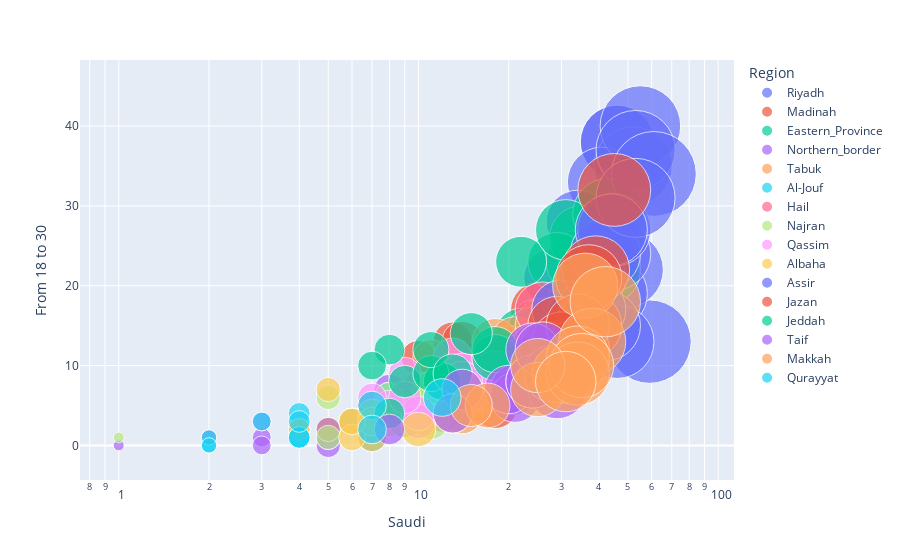

The notebook cell saved with this chart:
### Markdown cell above
### We note that the number of infections in the city of Riyadh among Saudis is (256 Saudis), and the largest percentage of infections is among those aged between 18-30, and their number is (149).
### We note that the number of infections in the city of Qurayyat among Saudis is (14 Saudis), and the percentage of those whose ages range between 18-30 and their number is (2).

### Code cell
# The following graphic was used to show us the city with the most cases in terms of nationality and those aged 18-30
fig =px.scatter(df_dead_clean,x= df_dead_clean['Saudi'], y = df_dead_clean["From 18 to 30"], size = "Saudi" ,color='Region', log_x=True, size_max=60)
fig.show()

### Figure 1 — Plotly figure (JSON) as saved in the notebook; plotly's stock layout.template omitted (floating-point values rounded to 4 significant figures)
{"data": [{"hovertemplate": "Region=Riyadh<br>Saudi=%{marker.size}<br>From 18 to 30=%{y}<extra></extra>", "legendgroup": "Riyadh", "marker": {"color": "#636efa", "size": [46, 46, 59, 49, 52, 41, 44, 42, 34, 55, 28, 53], "sizemode": "area", "sizeref": 0.01694, "symbol": "circle"}, "mode": "markers", "name": "Riyadh", "orientation": "v", "showlegend": true, "type": "scatter", "x": [46, 46, 59, 49, 52, 41, 44, 42, 34, 55, 28, 53], "xaxis": "x", "y": [38, 38, 13, 22, 35, 33, 19, 23, 28, 40, 21, 37], "yaxis": "y"}, {"hovertemplate": "Region=Madinah<br>Saudi=%{marker.size}<br>From 18 to 30=%{y}<extra></extra>", "legendgroup": "Madinah", "marker": {"color": "#EF553B", "size": [23, 15, 18, 29, 7, 21, 15, 10, 25, 25, 13, 14], "sizemode": "area", "sizeref": 0.01694, "symbol": "circle"}, "mode": "markers", "name": "Madinah", "orientation": "v", "showlegend": true, "type": "scatter", "x": [23, 15, 18, 29, 7, 21, 15, 10, 25, 25, 13, 14], "xaxis": "x", "y": [8, 9, 5, 10, 5, 11, 9, 11, 17, 15, 13, 13], "yaxis": "y"}, {"hovertemplate": "Region=Eastern_Province<br>Saudi=%{marker.size}<br>From 18 to 30=%{y}<extra></extra>", "legendgroup": "Eastern_Province", "marker": {"color": "#00cc96", "size": [34, 35, 35, 43, 22, 25, 29, 42, 22, 31, 22, 24], "sizemode": "area", "sizeref": 0.01694, "symbol": "circle"}, "mode": "markers", "name": "Eastern_Province", "orientation": "v", "showlegend": true, "type": "scatter", "x": [34, 35, 35, 43, 22, 25, 29, 42, 22, 31, 22, 24], "xaxis": "x", "y": [23, 26, 19, 29, 12, 14, 23, 22, 23, 27, 14, 14], "yaxis": "y"}, {"hovertemplate": "Region=Northern_border<br>Saudi=%{marker.size}<br>From 18 to 30=%{y}<extra></extra>", "legendgroup": "Northern_border", "marker": {"color": "#ab63fa", "size": [2, 3, 7, 6, 3, 3, 4, 5, 4, 1, 8, 5], "sizemode": "area", "sizeref": 0.01694, "symbol": "circle"}, "mode": "markers", "name": "Northern_border", "orientation": "v", "showlegend": true, "type": "scatter", "x": [2, 3, 7, 6, 3, 3, 4, 5, 4, 1, 8, 5], "xaxis": "x", "y": [1, 1, 1, 3, 3, 0, 2, 0, 2, 0, 7, 1], "yaxis": "y"}, {"hovertemplate": "Region=Tabuk<br>Saudi=%{marker.size}<br>From 18 to 30=%{y}<extra></extra>", "legendgroup": "Tabuk", "marker": {"color": "#FFA15A", "size": [20, 18, 29, 16, 21, 10, 11, 17, 26, 25, 10, 14], "sizemode": "area", "sizeref": 0.01694, "symbol": "circle"}, "mode": "markers", "name": "Tabuk", "orientation": "v", "showlegend": true, "type": "scatter", "x": [20, 18, 29, 16, 21, 10, 11, 17, 26, 25, 10, 14], "xaxis": "x", "y": [12, 13, 11, 7, 13, 4, 11, 9, 15, 10, 5, 4], "yaxis": "y"}, {"hovertemplate": "Region=Al-Jouf<br>Saudi=%{marker.size}<br>From 18 to 30=%{y}<extra></extra>", "legendgroup": "Al-Jouf", "marker": {"color": "#19d3f3", "size": [4, 9, 4, 7, 2, 9, 7, 6, 9, 10, 8, 5], "sizemode": "area", "sizeref": 0.01694, "symbol": "circle"}, "mode": "markers", "name": "Al-Jouf", "orientation": "v", "showlegend": true, "type": "scatter", "x": [4, 9, 4, 7, 2, 9, 7, 6, 9, 10, 8, 5], "xaxis": "x", "y": [4, 4, 1, 4, 0, 4, 1, 3, 3, 6, 6, 2], "yaxis": "y"}, {"hovertemplate": "Region=Hail<br>Saudi=%{marker.size}<br>From 18 to 30=%{y}<extra></extra>", "legendgroup": "Hail", "marker": {"color": "#FF6692", "size": [7, 18, 26, 11, 11, 7, 5, 25, 14, 14, 10, 12], "sizemode": "area", "sizeref": 0.01694, "symbol": "circle"}, "mode": "markers", "name": "Hail", "orientation": "v", "showlegend": true, "type": "scatter", "x": [7, 18, 26, 11, 11, 7, 5, 25, 14, 14, 10, 12], "xaxis": "x", "y": [5, 11, 17, 5, 7, 3, 2, 12, 7, 7, 7, 4], "yaxis": "y"}, {"hovertemplate": "Region=Najran<br>Saudi=%{marker.size}<br>From 18 to 30=%{y}<extra></extra>", "legendgroup": "Najran", "marker": {"color": "#B6E880", "size": [8, 8, 9, 10, 11, 1, 11, 5, 11, 11, 5, 7], "sizemode": "area", "sizeref": 0.01694, "symbol": "circle"}, "mode": "markers", "name": "Najran", "orientation": "v", "showlegend": true, "type": "scatter", "x": [8, 8, 9, 10, 11, 1, 11, 5, 11, 11, 5, 7], "xaxis": "x", "y": [3, 6, 3, 5, 7, 1, 7, 1, 7, 3, 6, 3], "yaxis": "y"}, {"hovertemplate": "Region=Qassim<br>Saudi=%{marker.size}<br>From 18 to 30=%{y}<extra></extra>", "legendgroup": "Qassim", "marker": {"color": "#FF97FF", "size": [13, 14, 10, 15, 18, 8, 14, 7, 9, 10, 7, 9], "sizemode": "area", "sizeref": 0.01694, "symbol": "circle"}, "mode": "markers", "name": "Qassim", "orientation": "v", "showlegend": true, "type": "scatter", "x": [13, 14, 10, 15, 18, 8, 14, 7, 9, 10, 7, 9], "xaxis": "x", "y": [11, 9, 3, 7, 9, 5, 8, 2, 9, 4, 6, 6], "yaxis": "y"}, {"hovertemplate": "Region=Albaha<br>Saudi=%{marker.size}<br>From 18 to 30=%{y}<extra></extra>", "legendgroup": "Albaha", "marker": {"color": "#FECB52", "size": [14, 7, 6, 6, 5, 7, 13, 4, 4, 7, 10, 6], "sizemode": "area", "sizeref": 0.01694, "symbol": "circle"}, "mode": "markers", "name": "Albaha", "orientation": "v", "showlegend": true, "type": "scatter", "x": [14, 7, 6, 6, 5, 7, 13, 4, 4, 7, 10, 6], "xaxis": "x", "y": [7, 1, 3, 1, 7, 4, 4, 2, 2, 3, 2, 3], "yaxis": "y"}, {"hovertemplate": "Region=Assir<br>Saudi=%{marker.size}<br>From 18 to 30=%{y}<extra></extra>", "legendgroup": "Assir", "marker": {"color": "#636efa", "size": [45, 38, 42, 46, 34, 42, 30, 61, 45, 53, 38, 44], "sizemode": "area", "sizeref": 0.01694, "symbol": "circle"}, "mode": "markers", "name": "Assir", "orientation": "v", "showlegend": true, "type": "scatter", "x": [45, 38, 42, 46, 34, 42, 30, 61, 45, 53, 38, 44], "xaxis": "x", "y": [24, 21, 24, 13, 16, 15, 17, 34, 27, 31, 17, 27], "yaxis": "y"}, {"hovertemplate": "Region=Jazan<br>Saudi=%{marker.size}<br>From 18 to 30=%{y}<extra></extra>", "legendgroup": "Jazan", "marker": {"color": "#EF553B", "size": [39, 37, 37, 45, 34, 31, 26, 29, 27, 34, 30, 34], "sizemode": "area", "sizeref": 0.01694, "symbol": "circle"}, "mode": "markers", "name": "Jazan", "orientation": "v", "showlegend": true, "type": "scatter", "x": [39, 37, 37, 45, 34, 31, 26, 29, 27, 34, 30, 34], "xaxis": "x", "y": [22, 15, 21, 32, 11, 12, 10, 15, 12, 12, 13, 15], "yaxis": "y"}, {"hovertemplate": "Region=Jeddah<br>Saudi=%{marker.size}<br>From 18 to 30=%{y}<extra></extra>", "legendgroup": "Jeddah", "marker": {"color": "#00cc96", "size": [12, 18, 9, 18, 8, 12, 11, 15, 8, 11, 13, 7], "sizemode": "area", "sizeref": 0.01694, "symbol": "circle"}, "mode": "markers", "name": "Jeddah", "orientation": "v", "showlegend": true, "type": "scatter", "x": [12, 18, 9, 18, 8, 12, 11, 15, 8, 11, 13, 7], "xaxis": "x", "y": [8, 11, 8, 12, 4, 8, 9, 14, 12, 12, 9, 10], "yaxis": "y"}, {"hovertemplate": "Region=Taif<br>Saudi=%{marker.size}<br>From 18 to 30=%{y}<extra></extra>", "legendgroup": "Taif", "marker": {"color": "#ab63fa", "size": [21, 14, 24, 21, 20, 24, 29, 24, 28, 13, 8, 26], "sizemode": "area", "sizeref": 0.01694, "symbol": "circle"}, "mode": "markers", "name": "Taif", "orientation": "v", "showlegend": true, "type": "scatter", "x": [21, 14, 24, 21, 20, 24, 29, 24, 28, 13, 8, 26], "xaxis": "x", "y": [7, 7, 12, 6, 7, 8, 7, 8, 9, 4, 2, 12], "yaxis": "y"}, {"hovertemplate": "Region=Makkah<br>Saudi=%{marker.size}<br>From 18 to 30=%{y}<extra></extra>", "legendgroup": "Makkah", "marker": {"color": "#FFA15A", "size": [36, 38, 30, 34, 25, 34, 17, 15, 42, 35, 25, 31], "sizemode": "area", "sizeref": 0.01694, "symbol": "circle"}, "mode": "markers", "name": "Makkah", "orientation": "v", "showlegend": true, "type": "scatter", "x": [36, 38, 30, 34, 25, 34, 17, 15, 42, 35, 25, 31], "xaxis": "x", "y": [20, 13, 9, 11, 7, 9, 5, 5, 18, 10, 10, 8], "yaxis": "y"}, {"hovertemplate": "Region=Qurayyat<br>Saudi=%{marker.size}<br>From 18 to 30=%{y}<extra></extra>", "legendgroup": "Qurayyat", "marker": {"color": "#19d3f3", "size": [0, 12, 7, 2, 4, 0, 4, 0, 3, 2, 4, 7], "sizemode": "area", "sizeref": 0.01694, "symbol": "circle"}, "mode": "markers", "name": "Qurayyat", "orientation": "v", "showlegend": true, "type": "scatter", "x": [0, 12, 7, 2, 4, 0, 4, 0, 3, 2, 4, 7], "xaxis": "x", "y": [0, 6, 5, 1, 1, 0, 1, 0, 3, 0, 3, 2], "yaxis": "y"}], "layout": {"legend": {"itemsizing": "constant", "title": {"text": "Region"}, "tracegroupgap": 0}, "margin": {"t": 60}, "xaxis": {"anchor": "y", "domain": [0, 1], "title": {"text": "Saudi"}, "type": "log"}, "yaxis": {"anchor": "x", "domain": [0, 1], "title": {"text": "From 18 to 30"}}}}
